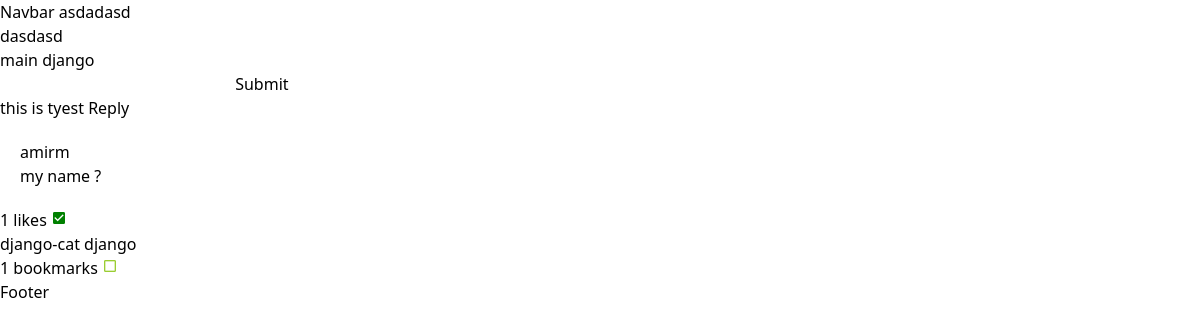
The page /blog/article/1/asdasdas (signed in) on the database its author committed.
### blog/models/article.py (models this page shows, shortened)
class Article(BlogBaseModel):
    STATUS_CHOICES = (
        ('d', 'پیش نویس'),
        ('p', "منتشر شده"),
    )
    author = models.ForeignKey(
        User, blank=True, null=True, on_delete=models.SET_NULL, verbose_name='نویسنده')
    category = models.ManyToManyField(Category, related_name='articles', verbose_name='دسته بندی')
    list = models.ForeignKey(
        List, blank=True, null=True, on_delete=models.SET_NULL, verbose_name='لیست')
    title = models.CharField(max_length=250, verbose_name='عنوان')
    slug = models.SlugField(max_length=250, unique=True, verbose_name='شناسه')
    content = RichTextField(verbose_name='توضحیات')
    preview = models.CharField(max_length=500, default='', verbose_name='پیش نمایش')
    cover = models.ImageField(
        upload_to='media/article/', validators=[validate_cover], verbose_name='عکس')
    likes = models.ManyToManyField(
        User, blank=True, related_name='article_like', verbose_name='لایک ها')
    vpn = models.BooleanField(default=False, verbose_name='آیا نیاز به vpn دارد ؟')
    comments = GenericRelation(Comment, content_type_field='parent_content_type', object_id_field='parent_object_id')
    bookmarks = GenericRelation(Bookmark, content_type_field='parent_content_type', object_id_field='parent_object_id')
    objects = models.Manager()
    active = ActiveManager()
    tags = TaggableManager()
    class Meta:
        ordering = ['-id']
        verbose_name = "مقاله"
        verbose_name_plural = "مقالات"

### core/models.py (models this page shows, shortened)
class CoreBaseModel(models.Model):
    updated = models.DateTimeField(auto_now_add=True)
    created = models.DateTimeField(auto_now=True)
    is_active = models.BooleanField(default=False)
    class Meta:
        abstract = True

class Comment(CoreBaseModel):
    ARTICLE = 'article'
    BOOK = 'book'
    TYPE_CHOICES = (
        (ARTICLE, 'Article'),
        (BOOK, 'Book'),
    )
    user = models.ForeignKey(
        User, on_delete=models.CASCADE, related_name='comments')
    body = models.CharField(max_length=400, default='')
    parent_object_id = models.IntegerField(default=1)
    parent_content_type = models.ForeignKey(
        ContentType,
        on_delete=models.PROTECT,
    )
    parent = GenericForeignKey(
        'parent_content_type',
        'parent_object_id',
    )
    objects = models.Manager()
    active = ActiveManager()
    def is_comment_active(self):
        if self.is_active:
            return True
        else:
            return False
    is_comment_active.boolean = True

class Reply(CoreBaseModel):
    user = models.ForeignKey(
        User, on_delete=models.CASCADE, related_name="replies")
    comment = models.ForeignKey(
        Comment, on_delete=models.CASCADE, related_name="replies")
    body = models.TextField(max_length=400)

class Category(CoreBaseModel, MPTTModel):
    name = models.CharField(max_length=250)
    slug = models.SlugField()
    parent = TreeForeignKey(
        'self',
        blank=True,
        null=True,
        related_name='child',
        on_delete=models.CASCADE
    )
    objects = models.Manager()
    active = ActiveManager()
    class Meta:
        unique_together = ('slug', 'parent',)
        verbose_name = 'دسته بندی'
        verbose_name_plural = 'دسته بندی ها'
    def is_category_active(self):
        if self.is_active:
            return True
        else:
            return False
    is_category_active.boolean = True

### accounts/models.py (models this page shows)
class User(AbstractUser):
    pass

### blog/views.py (the view)
# urls.py: path('article/<int:id>/<str:slug>', views.ArticleDetail.as_view(), name='detail'),
class ArticleDetail(View):
    template_name = 'blog/article_detail.html'
    def get(self, request, id, slug):
        article = get_object_or_404(Article, slug=slug, pk=id)
        return render(request, self.template_name, context={'article': article})

### blog/templates/blog/article_detail.html (shortened to what this page needs)
{% extends 'base.html' %}
{% block content %}
    {{article.title}}
    {{article.content|safe}}
    {% for tag in article.tags.all %}
        {{ tag }}
    {% endfor %}
    <form method="post" hx-post="{% url 'core:comment-create' %}" hx-vals='{"id":{{article.id}}}'>
        <input type="text" name="text">
        <button type="submit">Submit</button>
    </form>
    {% for comment in article.comments.all %}
          <div>
        {{comment.body}}
        <button onclick="replycheck()">Reply</button>
        {% with replies=comment.replies.all %}
            {% for reply in replies %}
                <p class="bg-primary p-3 m-2">{{ reply.user }} <br/> {{ reply.body }}</p>
            {% endfor %}
        {% endwith %}
        </div>
    {% endfor %}
        <div>
            {% include "blog/partials/like.html" %}
        </div>
    {% for cat in article.category.all %}
        {{cat.name}}
    {% endfor %}
        <div>
            {% include "blog/partials/bookmark.html" %}
        </div>
{% endblock content %}

### blog/templates/blog/partials/like.html
<div class="list-group list-group-horizontal btn-group" id="likesarea" role="group">
    <p>{{ article.likes.count }} likes
        <button hx-post="{% url 'blog:like' article.id %}" id="like-button"
          hx-target="#likesarea" hx-swap="outerHTML">
          {% if request.user in article.likes.all %}
            <i class="material-icons" style="font-size:16px;color:green;">check_box</i>
          {% else %}
          <i class="material-icons" style="font-size:16px;color:yellowgreen;">check_box_outline_blank</i>
          {% endif %}
        </button>
    </p>
</div>

### blog/templates/blog/partials/bookmark.html
<div class="list-group list-group-horizontal btn-group" id="bookmarksarea" role="group">
    <p>{{ article.bookmarks.count }} bookmarks
        <button hx-post="{% url 'core:bookmark-create' article.id %}" id="article-button"
          hx-target="#bookmarksarea" hx-swap="outerHTML">
          {% if request.user in article.bookmarks.all %}
            <i class="material-icons" style="font-size:16px;color:green;">check_box</i>
          {% else %}
          <i class="material-icons" style="font-size:16px;color:yellowgreen;">check_box_outline_blank</i>
          {% endif %}
        </button>
    </p>
</div>

### blog/templates/blog/article_detail.html (style rules this page uses)
button { background-color: red; border-radius: 4px; padding: 2px; }

### rows shown on the page
Article: title "asdadasd", content "dasdasd", likes.count "1", bookmarks.count "1"
Tag: name "main"
Tag: name "django"
Comment: body "this is tyest"
Reply: user "amirm", body "my name ?"
Category: name "django-cat"
Category: name "django"
